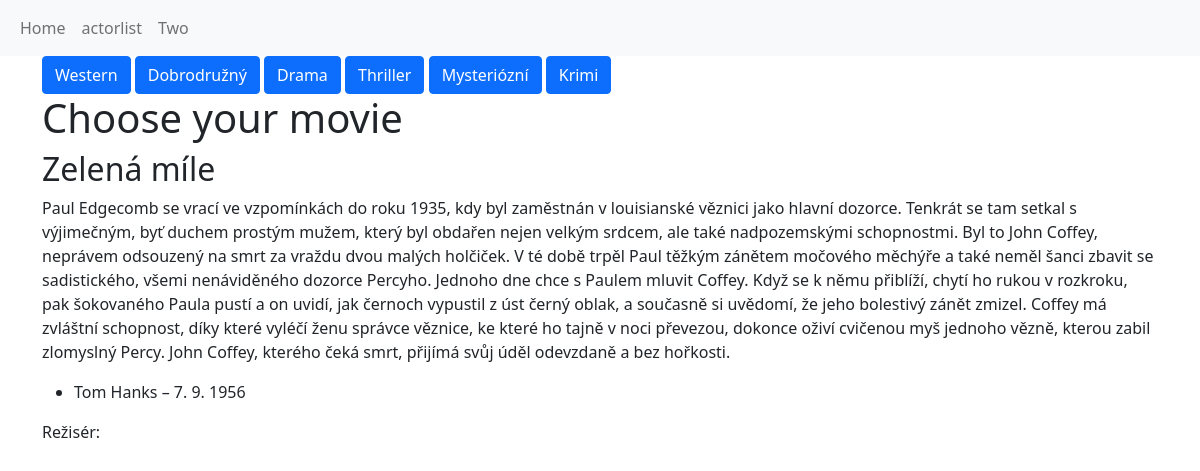
The page /kategorie/5 on the database its author committed.
### gaflix/models.py (models this page shows, shortened)
class Category(models.Model):
    title = models.CharField(max_length=255)
    class Meta:
        verbose_name_plural = "Categories"

class Movie(models.Model):
    title = models.CharField(max_length=255)
    description = models.TextField(null=True, blank=True)
    csfd_rating = models.IntegerField(null=True, blank=True)
    director = models.ForeignKey('Director', null=True, blank=True, on_delete=models.SET_NULL)
    actors = models.ManyToManyField('Actor', blank=True)
    categories = models.ManyToManyField('Category', blank=True)

class Actor(models.Model):
    name = models.CharField(max_length=255)
    description = models.TextField(null=True, blank=True)
    birth_date = models.DateField(null=True, blank=True)
    sex = models.CharField(choices=SEX_CHOICES, max_length=32, default=SEX_MALE)
    class Meta:
        ordering = ['name']

### gaflix/views.py (the view)
# urls.py: path('kategorie/<int:category_id>', category_detail, name='category_detail'),
def category_detail(request, category_id):
    try:
        context = {
            'movies': Movie.objects.filter(categories__id=category_id),
            'categories': Category.objects.all(),
            'active_category': Category.objects.get(id=category_id)
        }
    except Category.DoesNotExist:
        return HttpResponseNotFound("Category does not exist")
    return render(request, 'homepage.html', context)

### templates/homepage.html (shortened to what this page needs)
{% extends 'base.html' %}
{% block content %}
    <div class="container">
        <div>
        {% for category in categories %}
        <a href="{% url 'category_detail' category.pk %}" class="btn btn-primary">{{category.title}}</a>
        {% endfor %}
        </div>
        <h1>Choose your movie</h1>
        {% for movie in movies %}
        <h2>{{ movie.title }}</h2>
        <p>{{ movie.description }}</p>
        <ul>
            {% for actor in movie.actors.all %}
                <li>{{actor.name}} &ndash; {{actor.birth_date|date:"j. n. Y"}}</li>
            {% endfor %}
        </ul>
        {% endfor %}
        <p>
            Režisér: {{ movie.director }}
        </p>
    </div>
{% endblock %}

### rows shown on the page
Category: title "Western"
Category: title "Dobrodružný"
Category: title "Drama"
Category: title "Thriller"
Category: title "Mysteriózní"
Category: title "Krimi"
Movie: title "Zelená míle", description "Paul Edgecomb se vrací ve vzpomínkách do roku 1935, kdy byl zaměstnán v louisianské věznici jako hlavní dozorce. Tenkrát se tam setkal s výjimečným, byť duchem prostým mužem, který byl obdařen nejen velkým srdcem, ale také nadpozemskými schopnostmi. Byl to John Coffey, neprávem odsouzený na smrt za vraždu dvou malých holčiček. V té době trpěl Paul těžkým zánětem močového měchýře a také neměl šanci zbavit se sadistického, všemi nenáviděného dozorce Percyho. Jednoho dne chce s Paulem mluvit Coffey. Když se k němu přiblíží, chytí ho rukou v rozkroku, pak šokovaného Paula pustí a on uvidí, jak černoch vypustil z úst černý oblak, a současně si uvědomí, že jeho bolestivý zánět zmizel. Coffey má…"
Actor: name "Tom Hanks", birth_date "7. 9. 1956"
